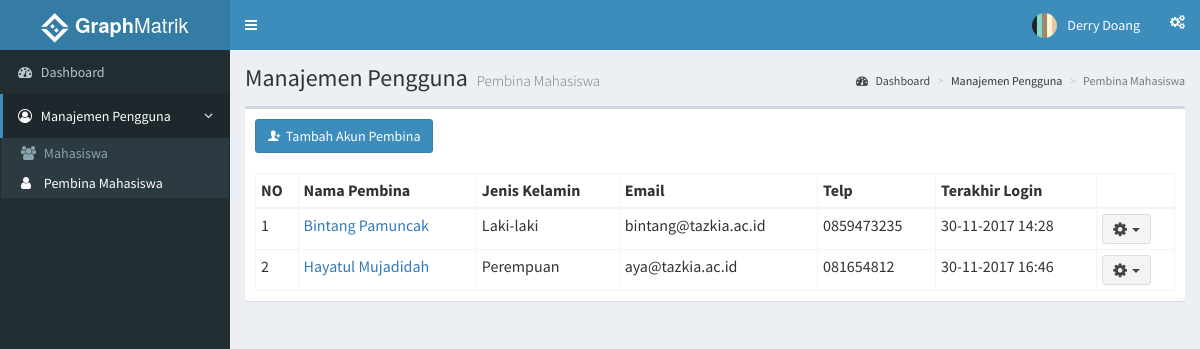
The app's page /index.php?page=pembina (signed in), older data.
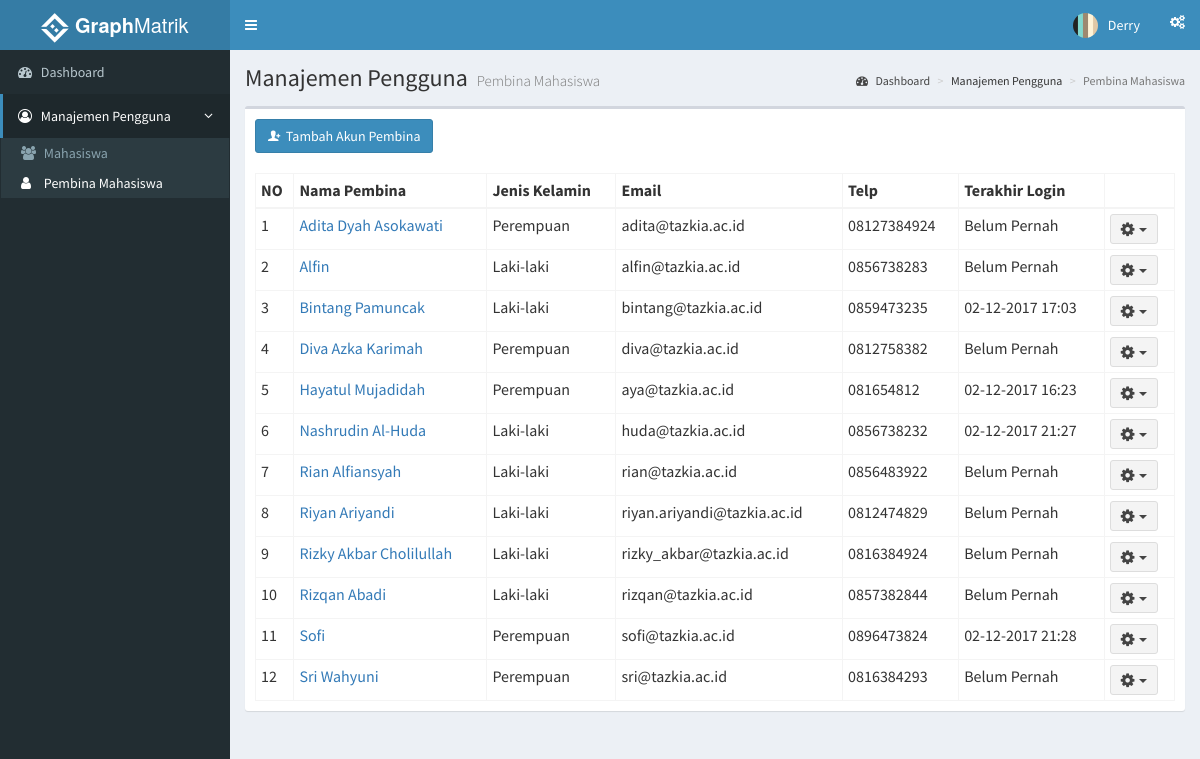
The same page, newer data.
### tables this page shows
CREATE TABLE `pembina` (
  `id_pembina` int(11) NOT NULL,
  `nama` varchar(35) NOT NULL,
  `j_kelamin` varchar(15) DEFAULT NULL,
  `tgl_lahir` date NOT NULL,
  `gelar` varchar(10) DEFAULT NULL,
  `asalkota` varchar(20) DEFAULT NULL,
  `email` varchar(35) NOT NULL,
  `telp` varchar(13) NOT NULL,
  `avatar` varchar(100) DEFAULT NULL,
  `id_user` int(11) NOT NULL
);

CREATE TABLE `users` (
  `id_user` int(11) NOT NULL,
  `username` varchar(30) NOT NULL,
  `password` varchar(50) NOT NULL,
  `level` int(11) NOT NULL,
  `last_login` datetime NOT NULL
);

### functions.php (called while the page is built, shortened)
<?php
	function tampilPembina(){
		$ambildata = mysql_query("SELECT pembina.*, users.* FROM users INNER JOIN pembina ON pembina.id_user = users.id_user ORDER BY nama") or die(mysql_error());
		if (mysql_num_rows($ambildata) > 0) {
			while ($ad = mysql_fetch_assoc($ambildata))
				$data[] = $ad;
				return $data;
		} else{
			echo "Daftar pembina kosong";
		}
	}
 ?>

### role/adminmatrik/pembina.php (the view, shortened to what this page needs)
<?php
  include 'functions.php';
 ?>
    <section class="content-header">
      <h1>
        Manajemen Pengguna
        <small>Pembina Mahasiswa</small>
      </h1>
      <ol class="breadcrumb">
        <li><a href="/simon"><i class="fa fa-dashboard"></i>&nbsp;Dashboard</a></li>
        <li>Manajemen Pengguna</li>
        <li class="active">Pembina Mahasiswa</li>
      </ol>
    </section>
    <section class="content">
      <div class="row">
        <div class="col-xs-12">
          <div class="box">
            <div class="box-header">
             <button class="btn btn-primary" data-toggle="modal" data-target="#tambahPembina"><i class="ion ion-person-add"></i>&nbsp;&nbsp;Tambah Akun Pembina</button>
            </div>
            <div class="box-body">
              <table id="tablePembina" class="table table-bordered table-hover table-condensed">
                <thead>
                  <tr>
                    <th>NO</th>
                    <th>Nama Pembina</th>
                    <th>Jenis Kelamin</th>
                    <th>Email</th>
                    <th>Telp</th>
                    <th>Terakhir Login</th>
                    <th></th>
                  </tr>
                </thead>
                <tbody>
                  <?php
                    $dataPembina = tampilPembina();
                    $no = 1;
                    foreach($dataPembina as $row){
                   ?>
                <tr>
                  <td><?php echo $no ?></td>
                  <td><?php echo "<a href='index.php?page=pembinadetails&id=".$row['id_user']."'>".$row['nama']."</a>" ?></td>
                  <td><?php echo $row['j_kelamin'] ?></td>
                  <td><?php echo $row['email'] ?></td>
                  <td><?php echo $row['telp'] ?></td>
                  <td><?php if ($row['last_login'] == '0000-00-00 00:00:00'){ echo 'Belum Pernah';}else{ echo date("d-m-Y H:i", strtotime($row['last_login'])) ;}
                  ?></td>
                  <td>
                    <div class="dropdown">
                      <button class="btn btn-default btn-sm dropdown-toggle " type="button" data-toggle="dropdown">
                        <i class="fa fa-cog fa-lg"></i>&nbsp;&nbsp;<span class="caret"></span>
                      </button>
                    </div>
                  </td>
                </tr>
                  <?php
                    $no++; }
                   ?>
                </tbody>
              </table>
            </div>
          </div>
        </div>
      </div>
    </section>

### index.php (shortened to what this page needs)
<html>
<head>
  <link rel="stylesheet" href="assets/css/bootstrap.min.css">
  <link rel="stylesheet" href="assets/css/font-awesome.min.css">
  <link rel="stylesheet" href="assets/css/ionicons.min.css">
  <link rel="stylesheet" href="assets/css/dataTables.bootstrap.min.css">
  <link rel="stylesheet" href="assets/css/AdminLTE.min.css">
  <link rel="stylesheet" href="assets/css/_all-skins.min.css">
  <link rel="stylesheet" href="assets/css/jquery-jvectormap.css">
  <link rel="stylesheet" href="assets/css/bootstrap-datepicker.min.css">
  <link rel="stylesheet" href="assets/css/daterangepicker.css">
  <link rel="stylesheet" href="assets/css/bootstrap3-wysihtml5.min.css">
  <link rel="stylesheet" href="assets/css/style.css">
</head>
<body class="hold-transition skin-blue sidebar-mini">
  <div class="wrapper">
    <header class="main-header">
      <a href="index2.html" class="logo">
        <span class="logo-lg"><img src="assets/img/icon30.png">&nbsp;<b>Graph</b>Matrik</span>
      </a>
      <nav class="navbar navbar-static-top">
        <a href="#" class="sidebar-toggle" data-toggle="push-menu" role="button">
        </a>
        <div class="navbar-custom-menu">
          <ul class="nav navbar-nav">
            <li class="dropdown user user-menu">
              <a href="#" class="dropdown-toggle" data-toggle="dropdown">
                <img src=<?php echo "assets/img/user/".$_SESSION['ava']; ?> class="user-image" alt="User Image">
                <span class="hidden-xs"><?php echo $_SESSION['nama']; ?></span>
              </a>
                </li>
              </ul>
            <li>
              <a href="#" data-toggle="control-sidebar"><i class="fa fa-gears"></i></a>
            </li>
        </div>
      </nav>
    </header>
    <?php
      if ($_SESSION['role'] =='administrator') {
        include 'role/admin/sidebar.php';
      } else
      if($_SESSION['role'] =='adminmatrik'){
        include 'role/adminmatrik/sidebar.php';
      } else
      if($_SESSION['role'] =='pembina'){
        include 'role/pembina/sidebar.php';
      }
    ?>
  </div>
</body>
</html>

### role/adminmatrik/sidebar.php
<aside class="main-sidebar">
  <section class="sidebar">
    <ul class="sidebar-menu" data-widget="tree">
      <li <?php
            if ($_SERVER['REQUEST_URI'] == '/simon/') {
               echo "class='active'";
            }
          ?>
      ><a href="/simon"><i class="fa fa-dashboard"></i> <span>Dashboard</span></a></li>
      <li class="treeview <?php
            if (isset($_GET['page'])) {
                  if ($_GET['page'] == 'pembina'|| $_GET['page'] == 'pembinadetails' || $_GET['page'] == 'editpembina'|| $_GET['page'] == 'mahasiswa') {
                    echo ' active';
                  } else{
                    echo '';
                  }
                }
           ?>"
      >
        <a href="#">
          <i class="fa fa-user-circle-o"></i>
          <span>Manajemen Pengguna</span>
          <span class="pull-right-container">
            <i class="fa fa-angle-left pull-right"></i>
          </span>
        </a>
        <ul class="treeview-menu">
          <li <?php
                if (isset($_GET['page'])) {
                  if ($_GET['page'] == 'mahasiswa') {
                    echo "class='active'";
                  }
                }
              ?>
          ><a href="?page=mahasiswa"><i class="fa fa-users"></i> Mahasiswa</a></li>
          <li <?php
                if (isset($_GET['page'])) {
                  if ($_GET['page'] == 'pembina'|| $_GET['page'] == 'pembinadetails' || $_GET['page'] == 'editpembina') {
                    echo "class='active'";
                  }
                }
              ?>
           ><a href="?page=pembina"><i class="fa fa-user"></i> Pembina Mahasiswa</a></li>
        </ul>
        </li>
    </ul>
  </section>
</aside>
<div class="content-wrapper">
	<?php
		if (isset($_GET['page'])) {
			if ($_GET['page'] == 'mahasiswa') {
				include 'mahasiswa.php';
			} else if ($_GET['page'] == 'pembina') {
				include 'pembina.php';
			} else if ($_GET['page'] == 'pembinadetails') {
        include 'detailpembina.php';
      } else if ($_GET['page'] == 'editpembina') {
        include 'edit_pembina.php';
      } else if ($_GET['page'] == 'profil') {
        include 'profil.php';
      } else if ($_GET['page'] == 'editprofil') {
        include 'edit_profil.php';
      }
		} else{
			include 'dashboard.php';
		}
	?>
</div>

Row changes from the older to the newer data that the page shows:
added pembina: nama "Adita Dyah Asokawati", j_kelamin "Perempuan", email "adita@tazkia.ac.id", telp "08127384924", shows "Belum Pernah"
added pembina: nama "Alfin", j_kelamin "Laki-laki", email "alfin@tazkia.ac.id", telp "0856738283", shows "Belum Pernah"
changed through a linked row, pembina "Bintang Pamuncak": id_user.last_login "30-11-2017 14:28" → "02-12-2017 17:03"
added pembina: nama "Diva Azka Karimah", j_kelamin "Perempuan", email "diva@tazkia.ac.id", telp "0812758382", shows "Belum Pernah"
changed pembina "Hayatul Mujadidah": id_user.last_login "30-11-2017 16:46" → "02-12-2017 16:23"
added pembina: nama "Nashrudin Al-Huda", j_kelamin "Laki-laki", email "huda@tazkia.ac.id", telp "0856738232", id_user.last_login "02-12-2017 21:27"
added pembina: nama "Rian Alfiansyah", j_kelamin "Laki-laki", email "rian@tazkia.ac.id", telp "0856483922", shows "Belum Pernah"
added pembina: nama "Riyan Ariyandi", j_kelamin "Laki-laki", email "riyan.ariyandi@tazkia.ac.id", telp "0812474829", shows "Belum Pernah"
added pembina: nama "Rizky Akbar Cholilullah", j_kelamin "Laki-laki", email "rizky_akbar@tazkia.ac.id", telp "0816384924", shows "Belum Pernah"
added pembina: nama "Rizqan Abadi", j_kelamin "Laki-laki", email "rizqan@tazkia.ac.id", telp "0857382844", shows "Belum Pernah"
added pembina: nama "Sofi", j_kelamin "Perempuan", email "sofi@tazkia.ac.id", telp "0896473824", id_user.last_login "02-12-2017 21:28"
added pembina: nama "Sri Wahyuni", j_kelamin "Perempuan", email "sri@tazkia.ac.id", telp "0816384293", shows "Belum Pernah"
Text that changed along with them:
$_SESSION['nama']: "Derry Doang" → "Derry"
